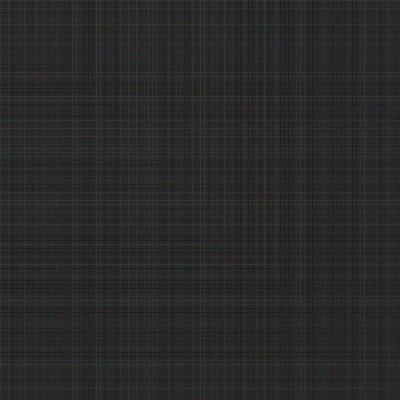
#> input picture test_images/good/good_001.png, 400 x 400 px
$ python detector.py
#> lines starting #> are read from the running program, lines starting #| are printed output that depends on the picture; after the words box and inside, x2 and y2 are one past the last pixel; in counts of white or black regions, pixels touching at a corner belong together
import cv2
import numpy as np

def inspect_surface(image_path_or_array, threshold=65,
                    min_defect_area=50):
    """
    Inspect a composite surface image for defects.

    Returns:
        result: dict with pass/fail, defect count, annotated image
    """
#> called with image_path_or_array = 'test_images/good/good_001.png', threshold = 65, min_defect_area = 50
    # Load image
    if isinstance(image_path_or_array, str):
        img = cv2.imread(image_path_or_array)
#> img is the input picture: shape (400, 400, 3); mean B, G, R 40.7, 40.7, 40.7
    else:
        img = image_path_or_array.copy()

    if img is None:
        return {"status": "ERROR", "message": "Could not load image"}

    # Convert to grayscale
    gray = cv2.cvtColor(img, cv2.COLOR_BGR2GRAY)

    # Apply Gaussian blur to reduce noise
    blurred = cv2.GaussianBlur(gray, (5, 5), 0)

    # Threshold: defects are brighter than the dark composite surface
    _, binary = cv2.threshold(blurred, threshold, 255,
                               cv2.THRESH_BINARY)
#> binary: shape (400, 400); every value is 0

    # Morphological operations to clean up noise
    kernel = cv2.getStructuringElement(cv2.MORPH_ELLIPSE, (3, 3))
    binary = cv2.morphologyEx(binary, cv2.MORPH_OPEN, kernel)
    binary = cv2.morphologyEx(binary, cv2.MORPH_CLOSE, kernel)

    # Find contours (each contour = a potential defect)
    contours, _ = cv2.findContours(binary, cv2.RETR_EXTERNAL,
                                    cv2.CHAIN_APPROX_SIMPLE)
#> contours = []

    # Filter by minimum area
    defects = []
    annotated = img.copy()

    for cnt in contours:
        area = cv2.contourArea(cnt)
        if area < min_defect_area:
            continue

        # Get bounding box
        x, y, w, h = cv2.boundingRect(cnt)

        # Classify defect type by shape
        perimeter = cv2.arcLength(cnt, True)
        circularity = (4 * np.pi * area) / (perimeter**2 + 1e-6)
        aspect_ratio = max(w, h) / (min(w, h) + 1e-6)

        if aspect_ratio > 4:
            defect_type = "Scratch"
            color = (0, 0, 255)     # Red
        elif circularity > 0.6:
            defect_type = "Dent/Porosity"
            color = (0, 165, 255)   # Orange
        else:
            defect_type = "Delamination"
            color = (0, 255, 255)   # Yellow

        defects.append({
            "type": defect_type,
            "area_px": int(area),
            "location": (x, y, w, h),
            "circularity": round(circularity, 3),
        })

        # Draw on annotated image
        cv2.drawContours(annotated, [cnt], -1, color, 2)
        cv2.rectangle(annotated, (x-2, y-2), (x+w+2, y+h+2),
                      color, 1)
        cv2.putText(annotated, defect_type, (x, y-8),
                    cv2.FONT_HERSHEY_SIMPLEX, 0.4, color, 1)
#> this loop made 0 passes
#> after the loop, defects = []

    # PASS / FAIL decision
    status = "FAIL" if len(defects) > 0 else "PASS"
#> status = 'PASS'

    return {
        "status": status,
        "defect_count": len(defects),
        "defects": defects,
        "annotated_image": annotated,
        "binary_mask": binary,
        "total_defect_area_px": sum(d["area_px"] for d in defects),
    }

if __name__ == "__main__":
    import os
    print("Testing detector on sample images...")

    # Test on a good image
    good_result = inspect_surface("test_images/good/good_001.png")
#> good_result = 6 items
    print(f"\nGood image: {good_result['status']} "
          f"({good_result['defect_count']} defects)")
#| Good image: PASS (0 defects)

    # Test on a defect image
    bad_result = inspect_surface("test_images/defect/defect_001.png")
#> call 2 of inspect_surface, with image_path_or_array = 'test_images/defect/defect_001.png', threshold = 65, min_defect_area = 50
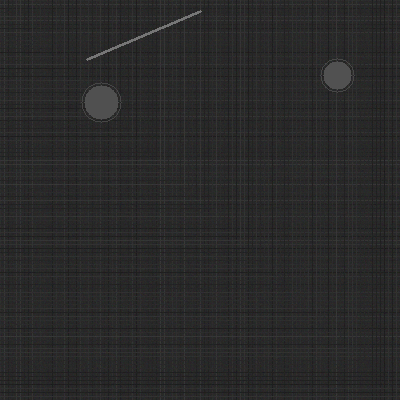
#> input picture test_images/defect/defect_001.png, 400 x 400 px
#> in inspect_surface, img is the input picture: shape (400, 400, 3); mean B, G, R 41.1, 41.1, 41.1
#> in inspect_surface (call 2), `_, binary = cv2.threshold(blurred, threshold, 255, cv2.THRESH_BINARY)`:
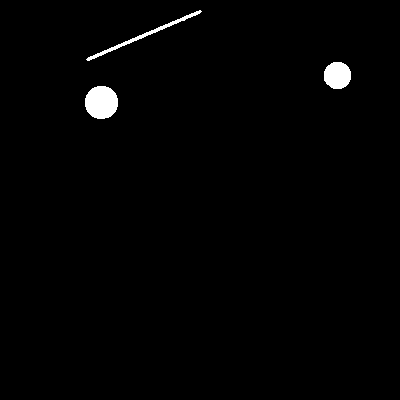
#> binary: shape (400, 400); 1.2% white; 3 white regions
#> in inspect_surface (call 2), `kernel = cv2.getStructuringElement(cv2.MORPH_ELLIPSE, (3, 3))`: kernel = [[0, 1, 0], [1, 1, 1], [0, 1, 0]]
#> in inspect_surface (call 2), `contours, _ = cv2.findContours(binary, cv2.RETR_EXTERNAL, cv2.CHAIN_AP..`: contours = 3 contours; box (x1, y1, x2, y2) and area: (85, 86, 118, 119) 828, (324, 62, 351, 89) 552, (86, 10, 202, 61) 323
#> the loop in inspect_surface (call 2), `for cnt in contours:` made 3 passes
#> (area, x, y, w, h, perimeter, circularity, aspect_ratio) on passes 1 to 3: (828, 85, 86, 33, 33, 106.9, 0.91, 1), (552, 324, 62, 27, 27, 87.6, 0.904, 1), (323, 86, 10, 116, 51, 271.4, 0.0551, 2.27)
#> after the loop in inspect_surface (call 2), `for cnt in contours:`:
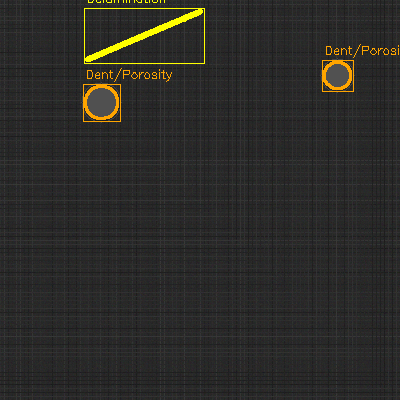
#> annotated: shape (400, 400, 3); 1.56% of pixels changed, all inside (x1, y1, x2, y2) = (83, 0, 399, 122)
#> after the loop in inspect_surface (call 2), `for cnt in contours:`: defects = 3 items
#> in inspect_surface (call 2), `status = "FAIL" if len(defects) > 0 else "PASS"`: status = 'FAIL'
#> bad_result = 6 items
    print(f"Defect image: {bad_result['status']} "
          f"({bad_result['defect_count']} defects)")
#| Defect image: FAIL (3 defects)
    for d in bad_result["defects"]:
        print(f"  - {d['type']}: area={d['area_px']}px, "
              f"circularity={d['circularity']}")
#> this loop made 3 passes
#|   - Dent/Porosity: area=828px, circularity=0.91
#|   - Dent/Porosity: area=552px, circularity=0.904
#|   - Delamination: area=323px, circularity=0.055

    # Save annotated result
    cv2.imwrite("test_annotated.png",
                bad_result["annotated_image"])
    print("\nSaved annotated image: test_annotated.png")

    # Run accuracy test on all images
    correct = 0
    total = 0
    for label, folder in [("good","test_images/good"),
                           ("defect","test_images/defect")]:
        for f in sorted(os.listdir(folder)):
            path = os.path.join(folder, f)
            result = inspect_surface(path)
#> result = 6 items
            expected = "PASS" if label == "good" else "FAIL"
            if result["status"] == expected:
                correct += 1
            total += 1
    print(f"\nAccuracy: {correct}/{total} = "
          f"{correct/total*100:.0f}%")
